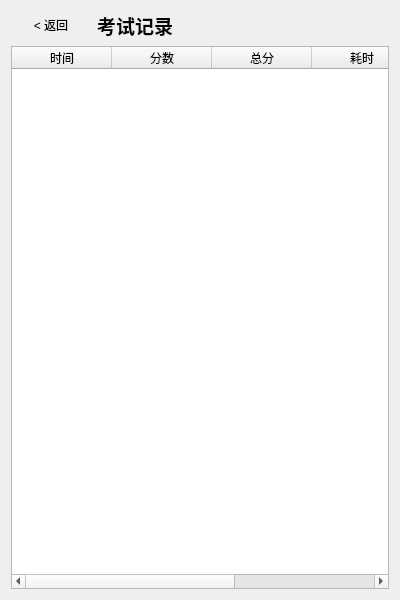
<?xml version="1.0" encoding="UTF-8"?>
<ui version="4.0">
 <class>HistoryPage</class>
 <widget class="QWidget" name="HistoryPage">
  <property name="geometry">
   <rect>
    <x>0</x>
    <y>0</y>
    <width>400</width>
    <height>600</height>
   </rect>
  </property>
  <layout class="QVBoxLayout" name="verticalLayout_History">
   <item>
    <layout class="QHBoxLayout" name="horizontalLayout_HistHeader">
     <item>
      <widget class="QPushButton" name="btnBack">
       <property name="text">
        <string>&lt; 返回</string>
       </property>
       <property name="flat">
        <bool>true</bool>
       </property>
      </widget>
     </item>
     <item>
      <widget class="QLabel" name="lbl_HistoryTitle">
       <property name="font">
        <font>
         <pointsize>14</pointsize>
         <bold>true</bold>
        </font>
       </property>
       <property name="text">
        <string>考试记录</string>
       </property>
      </widget>
     </item>
     <item>
      <spacer name="spacer_HistHeader">
       <property name="orientation">
        <enum>Qt::Orientation::Horizontal</enum>
       </property>
       <property name="sizeHint" stdset="0">
        <size>
         <width>0</width>
         <height>0</height>
        </size>
       </property>
      </spacer>
     </item>
    </layout>
   </item>
   <item>
    <widget class="QTableWidget" name="tableHistory">
     <property name="editTriggers">
      <set>QAbstractItemView::EditTrigger::NoEditTriggers</set>
     </property>
     <property name="selectionBehavior">
      <enum>QAbstractItemView::SelectionBehavior::SelectRows</enum>
     </property>
     <column>
      <property name="text">
       <string>时间</string>
      </property>
     </column>
     <column>
      <property name="text">
       <string>分数</string>
      </property>
     </column>
     <column>
      <property name="text">
       <string>总分</string>
      </property>
     </column>
     <column>
      <property name="text">
       <string>耗时</string>
      </property>
     </column>
     <column>
      <property name="text">
       <string>正确率</string>
      </property>
     </column>
    </widget>
   </item>
  </layout>
 </widget>
 <resources/>
 <connections/>
</ui>
